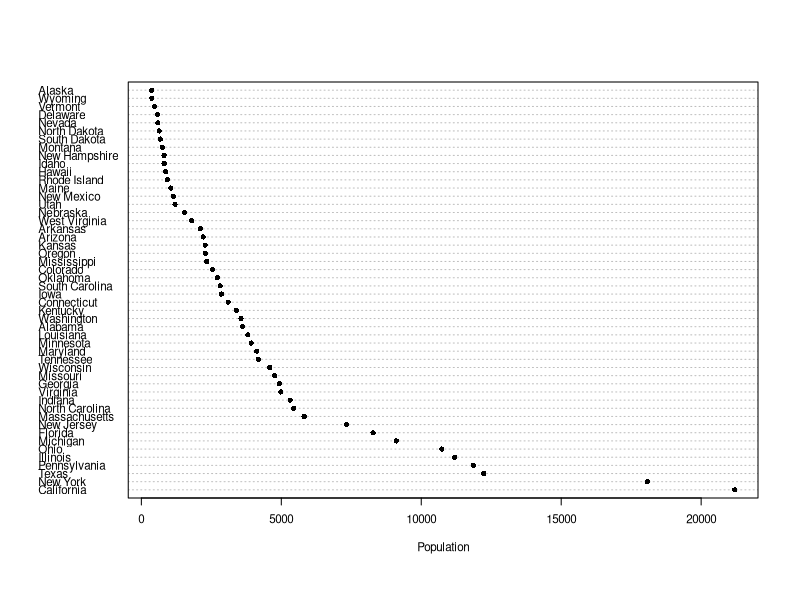
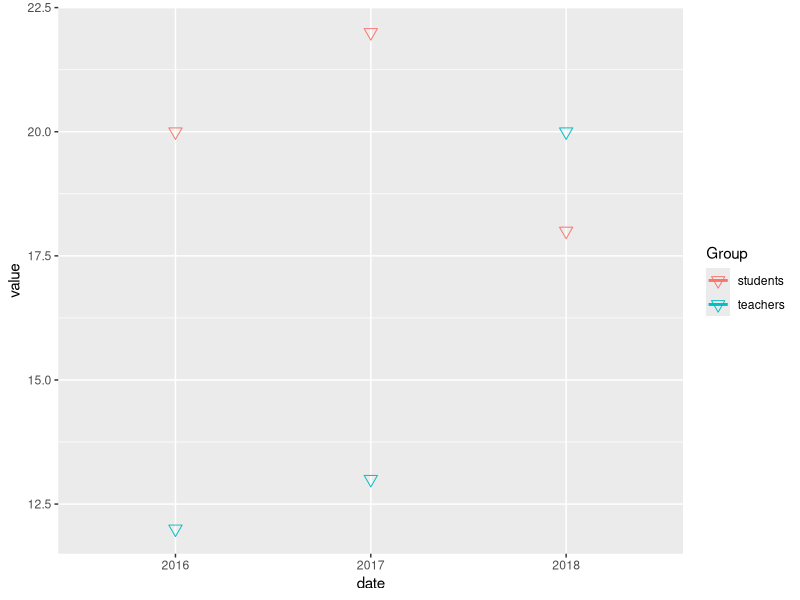
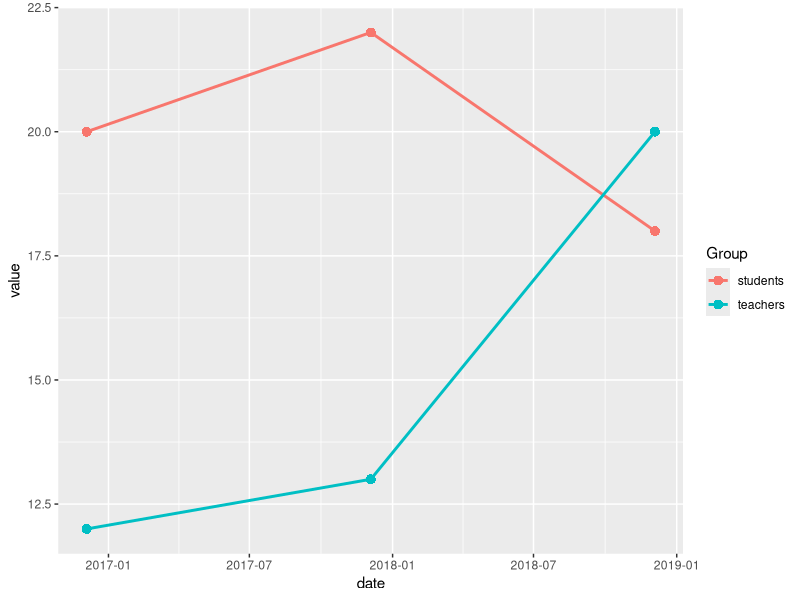
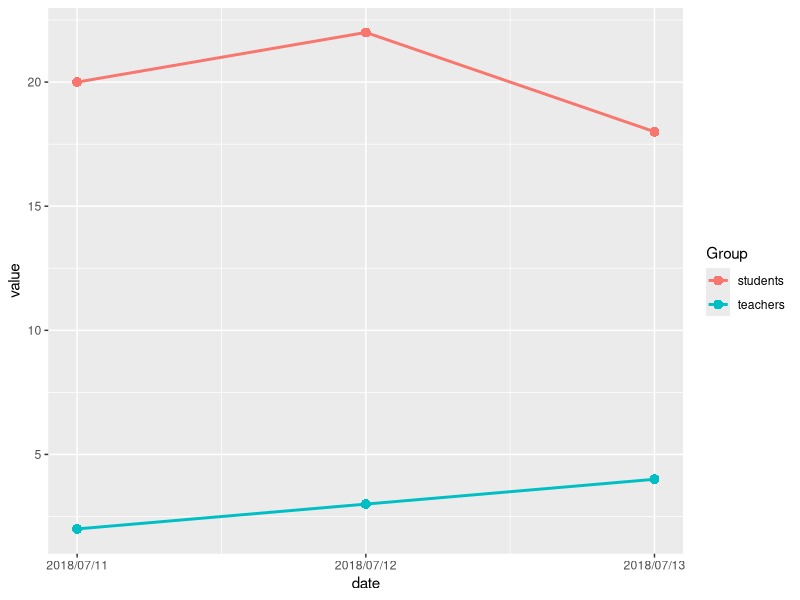
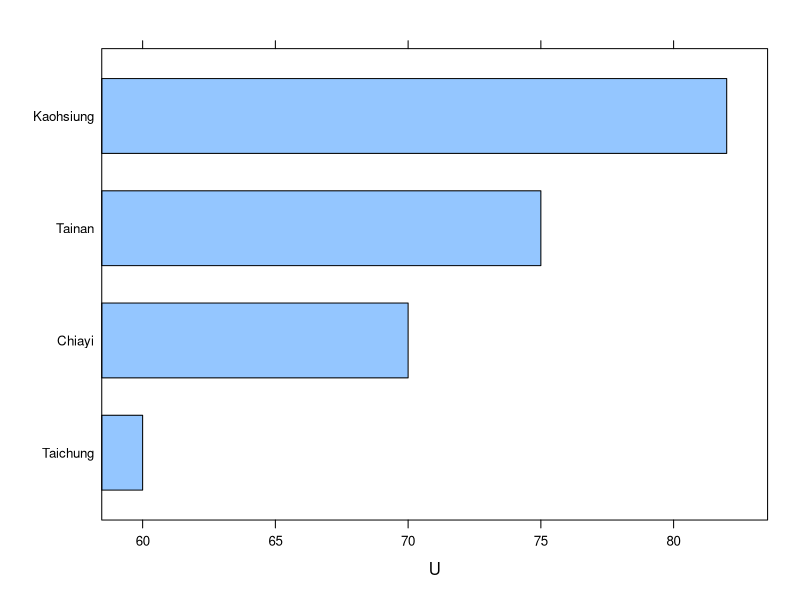
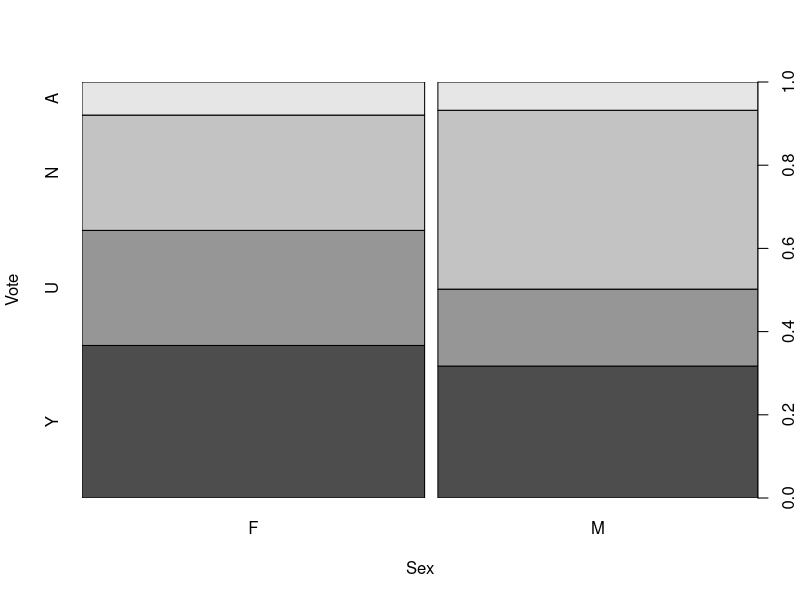

R code for these plots, in order:
## ---- chunk 1
library(knitr)
library(dplyr)
library(kableExtra)
knitr::opts_chunk$set(echo = TRUE, warning=FALSE, message=FALSE, digits = 3)
options(knitr.table.format = "html", digits = 3)
## ---- chunk 2
A<-c("Taipei City","New Taipei City", "Taoyuan City", "Taichung City","Tainan City","Kaohsiung City")
print(A)
B<-c(0,1,2,3,4,5,6,7,8,9)
print(B)
## ---- chunk 3
x<-c(2, 4, 6, 8); x
class(x)
## ---- chunk 4
y=c(1.1e+06); y
class(y)
## ---- chunk 5
u<-as.integer(c(4)); class(u)
## ---- chunk 6
a=1.356e+3
is.numeric(a)
is.integer(a)
options(digits=20)
pi
is.numeric(pi); is.integer(pi)
## ---- chunk 7
J<-c(3, 6, 33)
J<-as.integer(J)
J-1; J*2; J/3
## ---- chunk 8
library(lattice)
s77<-data.frame(state.x77)
s77<-s77[order(s77$Population,decreasing=T),]
dotchart(s77$Population,
labels=row.names(s77), pch=16,cex=.7, xlab='Population')
## ---- chunk 9
char1<-c("1","2", "Do", "Re", "Mi"); char1
## ---- chunk 10
LETTERS
LETTERS.f <- as.factor(LETTERS)
as.numeric(LETTERS.f)
## ---- chunk 11
library(foreign)
df <- read.csv('councilor.csv', header=T, fileEncoding = 'BIG5', 
               colClasses = "character")
df
as.numeric(df$unit)
## ---- chunk 12
library(foreign)
df <- read.csv('councilor.csv', header=T, fileEncoding = 'BIG5', 
               colClasses = "factor")
df
as.numeric(df$unit)
## ---- chunk 13
s77$ok<-s77$Income>5000; s77$ok
## ---- chunk 14
options(digits=3)
s77[s77$ok, ]
## ---- chunk 15
v<-c("2/27/2018", "6/26/2018", "12/31/2018"); class(v)
v.date<-as.Date(v, format='%m/%d/%Y'); class(v.date)
v.date
v.date <-format(v.date, "%b. %d, %Y"); v.date
## ---- chunk 16
v<-c("", "6/26/2018", "12/31/2018")
as.Date(v, format='%m/%d/%Y')
## ---- chunk 17
S <- c(50, 100)
as.Date(S, origin="2018-01-01")
## ---- chunk 18
library(dplyr)
df <- tibble(date=c("2016", "2017", "2018"),
                    students=c(20, 22, 18),
                    teachers=c(12, 13, 20))
df
## ---- chunk 19
library(reshape2); library(ggplot2)
df2 <- melt(df, id.vars="date", variable.name="Group")
df2$Group <-as.factor(df2$Group)
df2
ggplot(df2, aes(x=date, y=value, col=Group)) + 
     geom_line( size=1) +
     geom_point(shape=6, size=3)           
## ---- chunk 20
library(reshape2); library(ggplot2)
df2 <- melt(df, id.vars="date", variable.name="Group")
df2$Group <-as.factor(df2$Group)
df2$date <- as.Date(df2$date, format="%Y")
df2
ggplot(df2, aes(x=date, y=value, col=Group)) + 
     geom_line( size=1) +
     geom_point(shape=16, size=3)           
## ---- chunk 21
library(dplyr)
df <- tibble(date=c("2018/07/11", "2018/07/12", "2018/07/13"),
                    students=c(20, 22, 18),
                    teachers=c(2, 3, 4))
df             
library(reshape2); library(ggplot2)
df2 <- melt(df, id.vars="date", variable.name="Group")
df2$Group <-as.factor(df2$Group)
df2$date <- as.Date(df2$date, format="%Y/%m/%d")
df2
ggplot(df2, aes(x=date, y=value, col=Group)) + 
     geom_line( size=1) +
     geom_point(shape=16, size=3) +
     scale_x_date(date_labels = "%Y/%m/%d")
## ---- chunk 22
xi<-"1953-06-15" #Xi's birthday
tsai<-"1956-08-31" #Tsai's birthday
## ---- chunk 23
as.Date(c(xi,tsai))
difftime(tsai, xi)
## ---- chunk 24
Today<-Sys.Date(); Today
to_day<-format(Today, format='%Y-%b-%d'); to_day
to_day<-format(Today, format='%m %d (%a), %y'); to_day
## ---- chunk 25
example<-c(0,1,2,3,4)
print(example)
## ---- chunk 26
c(2,4,6,8)->A
## ---- chunk 27
c(letters)
c(LETTERS)
## ---- chunk 28
j<-c(2*2,2*9, 10-2, sqrt(25)); j
## ---- chunk 29
R<-c(30, 40, 50); A <- R/5; A; A^2 
## ---- chunk 30

attr(mtcars$wt, "myattribute") <-"Weights"
attr(mtcars$wt, "mylabel") <-"Weights of Cars"
attr(mtcars$wt, "myattribute")
attr(mtcars$wt, "mylabel")
attributes(mtcars$wt)

## ---- chunk 31
U <- c(60, 70, 75, 82)
attr(U, "myattribute")<-"humanity"
names(U) <-c("Taichung", "Chiayi", "Tainan", "Kaohsiung")
U
barchart(U)
## ---- chunk 32
RA <- c(R, A)
RA
## ---- chunk 33
M1 <- c(1:3); M1
M2 <- rep(10, 4); M2
M1 + M2
## ---- chunk 34
library(ggplot2)
class(diamonds$cut)
table(diamonds$cut)
## ---- chunk 35
H<-c("Hi", "Lo", "Lo", "Middle", "Middle", "Middle")
table(H)

H.o <- ordered(H, levels=c("Lo", "middle", "Hi"))
table(H.o)
## ---- chunk 36
table(diamonds$cut, diamonds$color)
## ---- chunk 37
library(car)
library(lattice)
plot( Chile$vote ~ Chile$sex, xlab="Sex", ylab="Vote")
## ---- chunk 38
library(car)
data(Chile)
class(Chile$region)
table(Chile$region)
y<-as.numeric(Chile$region)
table(y)
## ---- chunk 39
Chile$gender[Chile$sex=="F"]<-1
Chile$gender[Chile$sex=="M"]<-2
table(Chile$gender)
table(Chile$sex)
## ---- chunk 40
m<-matrix(c(1:9), nrow=3, ncol=3); m

n<-matrix(c(1:6), nrow=3, ncol=2); n

## ---- chunk 41
m%*%n
## ---- chunk 42
diag(m)
diag(n)
## ---- chunk 43
t(m)
## ---- chunk 44
m
m1<-m
m1[2,3]<-0
m1[3,]<-99
m1
## ---- chunk 45
a <- matrix(c(1:20), nrow=2, ncol=10)
b <- matrix(c(1:20), nrow=5, ncol=4)
a; b

## ---- chunk 46
options(digits=4)
R1<-c(170, 175, 166, 172, 165, 157, 167, 167, 
        156, 160)
R2<-c("F","M","M","M","F","F","F","F","M","F")
R3<-R1/10 + 42

R123<-data.frame(height=R1,gender=R2,weight=R3); R123
## ---- chunk 47
class(R123$gender)
R123<-data.frame(height=R1,gender=R2,weight=R3, stringsAsFactors = F)
str(R123)
## ---- chunk 48
library(car)
nrow(AMSsurvey)
## ---- chunk 49
newsurvey <- AMSsurvey
colnames(newsurvey)<-c("v1","v2","v3", "v4", "v5"); head(newsurvey)
## ---- chunk 50
Array1 <- array(1:12, dim = c(2, 6, 1)); Array1
## ---- chunk 51
Array2 <- array(16:1, dim = c(2, 4, 2)); Array2
## ---- chunk 52
A12<-Array2[,,2]; A12
A111 <- Array2[1, 1, 1]; A111
## ---- chunk 53
options(digits=4)
birthday <- c("1981/03/15", "1983/04/20", "1984/01/18")
listA<-list(R123, m, birthday); listA
listA[[3]]
## ---- chunk 54
options(digits=4)
listB<-list(data=R123, vec=m, char=birthday); 
listB[["data"]]

## ---- chunk 55
class(Titanic); Titanic

Titanic[, , 1, 1]
## ---- chunk 56
options(digits=4)
g<-Titanic[ , , 2, 2]; g
prop.table(g, 1)
prop.table(g, 2)
margin.table(g,1)
margin.table(g,2)
## ---- chunk 57
X<-c(10,20,30,40,50,60); Sca<-10
X+Sca
X/Sca
## ---- chunk 58
Y<-c(5,10,6,8,25,6)
X/Y; X*Y
## ---- chunk 59
a=6
exp(a); log(a)
log(exp(a)); exp(log(a))
## ---- chunk 60
1*2*3
factorial(3)
## ---- chunk 61
a1<-c(2.54, 3.111, 10.999)
round(a1, digits=2)
floor(a1)
ceiling(a1)
## ---- chunk 62
log(14)-log(5)
## ---- chunk 63
factorial(8)
## ---- chunk 64
options(digits=4)
t<-Titanic[ , , 1, 2]; t
margin.table(t, 1)

## ---- chunk 65
TODAY<-as.Date('2018-07-11', format='%Y-%m-%d')
weekdays(TODAY)
## ---- chunk 66
library(car)
knitr::kable(mtcars)
mtcars$Mpg<-mtcars$mpg
ok<-mtcars$Mpg>=21
mtcars$Mpg[ok==T]<-'hi'
mtcars$Mpg[ok==F]<-'lo'
table(mtcars$Mpg)
## ---- chunk 67
A <- UCBAdmissions[, , 1]; A
prop.table(A, 2)
#conclusion: not strongly related.
## ---- chunk 68
n<-length(c(LETTERS)); n
## ---- chunk 69
a<-28
F.a<-a*(9/5)+32; F.a
## ---- chunk 70
a<-matrix(c(1:9), nrow=3, ncol=3)
diag(a)<-c(1,1,1); a
## ---- chunk 71
a<-Sys.Date(); b<-as.Date("2018-01-01")
difftime(a, b, units=c("days"))
